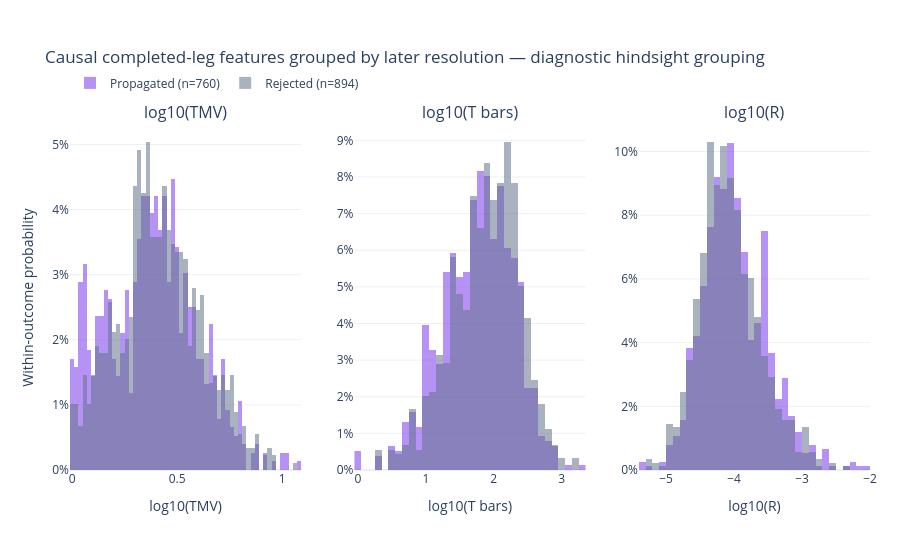

This figure's notebook cell:
### Markdown cell above
## Outcome Audit 2: distribution overlap

The logarithms make the right tails visible. Heavy overlap means the completed prior leg does not uniquely determine what the new counter-scale attempt will do.

### Code cell
distribution_fig = plot_dc_attempt_feature_distributions(attempts)
distribution_fig.show()

### Figure 1 — Plotly figure (JSON) as saved in the notebook; plotly's stock layout.template omitted (floating-point values rounded to 4 significant figures; data arrays with more than 128 entries replaced by an {"elided": "..."} marker saying what was removed)
{"data": [{"bingroup": "tmv", "histnorm": "probability", "hovertemplate": "log10(TMV)=%{x:.4f}<br>within-outcome share=%{y:.2%}<extra></extra>", "legendgroup": "propagated", "marker": {"color": "#7c3aed"}, "name": "Propagated (n=760)", "nbinsx": 55, "opacity": 0.55, "showlegend": true, "type": "histogram", "x": {"elided": "760 float values"}, "xaxis": "x", "yaxis": "y"}, {"bingroup": "tmv", "histnorm": "probability", "hovertemplate": "log10(TMV)=%{x:.4f}<br>within-outcome share=%{y:.2%}<extra></extra>", "legendgroup": "rejected", "marker": {"color": "#64748b"}, "name": "Rejected (n=894)", "nbinsx": 55, "opacity": 0.55, "showlegend": true, "type": "histogram", "x": {"elided": "894 float values"}, "xaxis": "x", "yaxis": "y"}, {"bingroup": "t", "histnorm": "probability", "hovertemplate": "log10(T bars)=%{x:.4f}<br>within-outcome share=%{y:.2%}<extra></extra>", "legendgroup": "propagated", "marker": {"color": "#7c3aed"}, "name": "Propagated (n=760)", "nbinsx": 55, "opacity": 0.55, "showlegend": false, "type": "histogram", "x": {"elided": "760 float values"}, "xaxis": "x2", "yaxis": "y2"}, {"bingroup": "t", "histnorm": "probability", "hovertemplate": "log10(T bars)=%{x:.4f}<br>within-outcome share=%{y:.2%}<extra></extra>", "legendgroup": "rejected", "marker": {"color": "#64748b"}, "name": "Rejected (n=894)", "nbinsx": 55, "opacity": 0.55, "showlegend": false, "type": "histogram", "x": {"elided": "894 float values"}, "xaxis": "x2", "yaxis": "y2"}, {"bingroup": "r", "histnorm": "probability", "hovertemplate": "log10(R)=%{x:.4f}<br>within-outcome share=%{y:.2%}<extra></extra>", "legendgroup": "propagated", "marker": {"color": "#7c3aed"}, "name": "Propagated (n=760)", "nbinsx": 55, "opacity": 0.55, "showlegend": false, "type": "histogram", "x": {"elided": "760 float values"}, "xaxis": "x3", "yaxis": "y3"}, {"bingroup": "r", "histnorm": "probability", "hovertemplate": "log10(R)=%{x:.4f}<br>within-outcome share=%{y:.2%}<extra></extra>", "legendgroup": "rejected", "marker": {"color": "#64748b"}, "name": "Rejected (n=894)", "nbinsx": 55, "opacity": 0.55, "showlegend": false, "type": "histogram", "x": {"elided": "894 float values"}, "xaxis": "x3", "yaxis": "y3"}], "layout": {"annotations": [{"font": {"size": 16}, "showarrow": false, "text": "log10(TMV)", "x": 0.1444, "xanchor": "center", "xref": "paper", "y": 1.0, "yanchor": "bottom", "yref": "paper"}, {"font": {"size": 16}, "showarrow": false, "text": "log10(T bars)", "x": 0.5, "xanchor": "center", "xref": "paper", "y": 1.0, "yanchor": "bottom", "yref": "paper"}, {"font": {"size": 16}, "showarrow": false, "text": "log10(R)", "x": 0.8556, "xanchor": "center", "xref": "paper", "y": 1.0, "yanchor": "bottom", "yref": "paper"}], "barmode": "overlay", "height": 540, "hovermode": "closest", "legend": {"orientation": "h", "x": 0.0, "xanchor": "left", "y": 1.08, "yanchor": "bottom"}, "margin": {"b": 70, "l": 70, "r": 30, "t": 125}, "title": {"text": "Causal completed-leg features grouped by later resolution — diagnostic hindsight grouping"}, "xaxis": {"anchor": "y", "domain": [0.0, 0.2889], "title": {"text": "log10(TMV)"}}, "xaxis2": {"anchor": "y2", "domain": [0.3556, 0.6444], "title": {"text": "log10(T bars)"}}, "xaxis3": {"anchor": "y3", "domain": [0.7111, 1.0], "title": {"text": "log10(R)"}}, "yaxis": {"anchor": "x", "domain": [0.0, 1.0], "tickformat": ".0%", "title": {"text": "Within-outcome probability"}}, "yaxis2": {"anchor": "x2", "domain": [0.0, 1.0], "tickformat": ".0%"}, "yaxis3": {"anchor": "x3", "domain": [0.0, 1.0], "tickformat": ".0%"}}}
